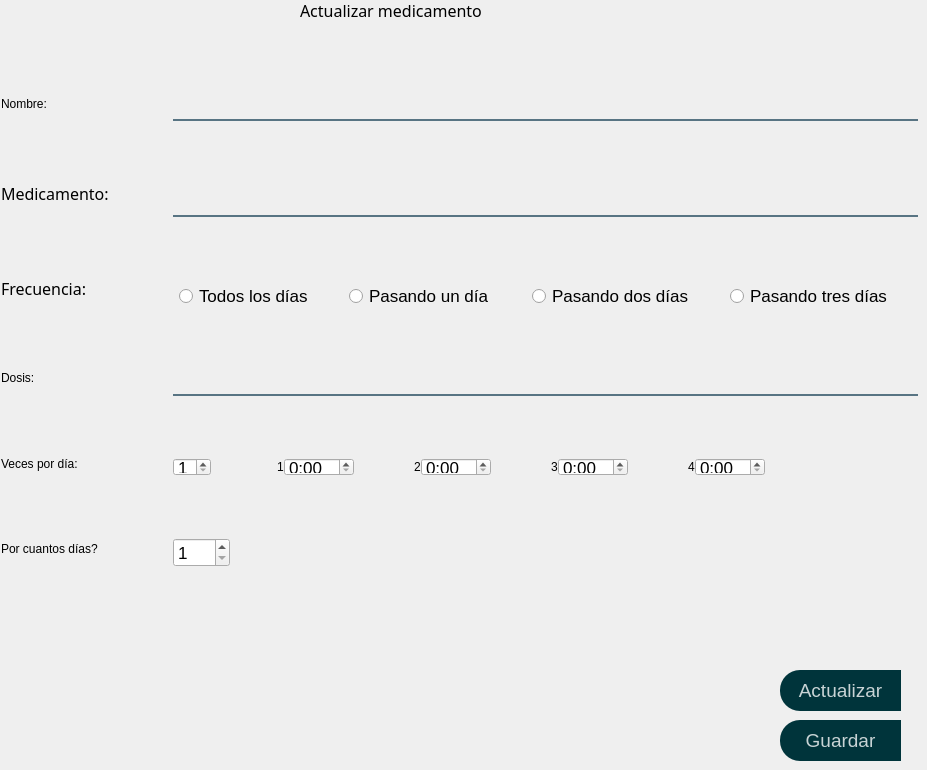
               <widget class="QWidget" name="pageRegistrar">
                <widget class="QLabel" name="label_12">
                 <property name="geometry">
                  <rect>
                   <x>300</x>
                   <y>0</y>
                   <width>221</width>
                   <height>21</height>
                  </rect>
                 </property>
                 <property name="font">
                  <font>
                   <family>Arial Black</family>
                   <pointsize>12</pointsize>
                   <weight>10</weight>
                   <italic>false</italic>
                   <bold>false</bold>
                  </font>
                 </property>
                 <property name="text">
                  <string>Actualizar medicamento</string>
                 </property>
                </widget>
                <widget class="QPushButton" name="pushButtonActualizar_2">
                 <property name="geometry">
                  <rect>
                   <x>780</x>
                   <y>670</y>
                   <width>121</width>
                   <height>41</height>
                  </rect>
                 </property>
                 <property name="font">
                  <font>
                   <pointsize>14</pointsize>
                  </font>
                 </property>
                 <property name="styleSheet">
                  <string notr="true">QPushButton{
	background-color:rgba(0, 52, 59, 1);
	color:rgba(255,255,255,200);
	border-top-left-radius: 20px;
	border-bottom-left-radius: 20px
}
QPushButton:pressed{
	padding-left:5px;
	padding-top:5px;
	background-color:rgba(0, 119, 123, 1);
	background-position:calc(100% - 10px)center;
	border-top-left-radius: 20px;
	border-bottom-left-radius: 20px
}
QPushButton:hover{
	background-color:rgba(0, 174, 173, 1);
	border-top-left-radius: 20px;
	border-bottom-left-radius: 20px
}
</string>
                 </property>
                 <property name="text">
                  <string>Actualizar</string>
                 </property>
                </widget>
                <widget class="QPushButton" name="pushButtonGuardar">
                 <property name="geometry">
                  <rect>
                   <x>780</x>
                   <y>720</y>
                   <width>121</width>
                   <height>41</height>
                  </rect>
                 </property>
                 <property name="font">
                  <font>
                   <pointsize>14</pointsize>
                  </font>
                 </property>
                 <property name="styleSheet">
                  <string notr="true">QPushButton{
	background-color:rgba(0, 52, 59, 1);
	color:rgba(255,255,255,200);
	border-top-left-radius: 20px;
	border-bottom-left-radius: 20px
}
QPushButton:pressed{
	padding-left:5px;
	padding-top:5px;
	background-color:rgba(0, 119, 123, 1);
	background-position:calc(100% - 10px)center;
	border-top-left-radius: 20px;
	border-bottom-left-radius: 20px
}
QPushButton:hover{
	background-color:rgba(0, 174, 173, 1);
	border-top-left-radius: 20px;
	border-bottom-left-radius: 20px
}
</string>
                 </property>
                 <property name="text">
                  <string>Guardar</string>
                 </property>
                </widget>
                <widget class="QWidget" name="layoutWidget">
                 <property name="geometry">
                  <rect>
                   <x>1</x>
                   <y>31</y>
                   <width>161</width>
                   <height>591</height>
                  </rect>
                 </property>
                 <layout class="QVBoxLayout" name="verticalLayout_6">
                  <item>
                   <spacer name="verticalSpacer_2">
                    <property name="orientation">
                     <enum>Qt::Vertical</enum>
                    </property>
                    <property name="sizeHint" stdset="0">
                     <size>
                      <width>20</width>
                      <height>40</height>
                     </size>
                    </property>
                   </spacer>
                  </item>
                  <item>
                   <widget class="QLabel" name="label_3">
                    <property name="text">
                     <string>Nombre:</string>
                    </property>
                   </widget>
                  </item>
                  <item>
                   <spacer name="verticalSpacer_8">
                    <property name="orientation">
                     <enum>Qt::Vertical</enum>
                    </property>
                    <property name="sizeHint" stdset="0">
                     <size>
                      <width>20</width>
                      <height>40</height>
                     </size>
                    </property>
                   </spacer>
                  </item>
                  <item>
                   <widget class="QLabel" name="label_2">
                    <property name="font">
                     <font>
                      <family>Arial Black</family>
                      <pointsize>12</pointsize>
                      <weight>10</weight>
                      <italic>false</italic>
                      <bold>false</bold>
                     </font>
                    </property>
                    <property name="text">
                     <string>Medicamento:</string>
                    </property>
                   </widget>
                  </item>
                  <item>
                   <spacer name="verticalSpacer_10">
                    <property name="orientation">
                     <enum>Qt::Vertical</enum>
                    </property>
                    <property name="sizeHint" stdset="0">
                     <size>
                      <width>20</width>
                      <height>40</height>
                     </size>
                    </property>
                   </spacer>
                  </item>
                  <item>
                   <widget class="QLabel" name="label_4">
                    <property name="font">
                     <font>
                      <family>Arial Black</family>
                      <pointsize>12</pointsize>
                      <weight>10</weight>
                      <italic>false</italic>
                      <bold>false</bold>
                     </font>
                    </property>
                    <property name="text">
                     <string>Frecuencia:</string>
                    </property>
                   </widget>
                  </item>
                  <item>
                   <spacer name="verticalSpacer_11">
                    <property name="orientation">
                     <enum>Qt::Vertical</enum>
                    </property>
                    <property name="sizeHint" stdset="0">
                     <size>
                      <width>20</width>
                      <height>40</height>
                     </size>
                    </property>
                   </spacer>
                  </item>
                  <item>
                   <widget class="QLabel" name="label_5">
                    <property name="text">
                     <string>Dosis:</string>
                    </property>
                   </widget>
                  </item>
                  <item>
                   <spacer name="verticalSpacer_12">
                    <property name="orientation">
                     <enum>Qt::Vertical</enum>
                    </property>
                    <property name="sizeHint" stdset="0">
                     <size>
                      <width>20</width>
                      <height>40</height>
                     </size>
                    </property>
                   </spacer>
                  </item>
                  <item>
                   <widget class="QLabel" name="label_6">
                    <property name="text">
                     <string>Veces por día:</string>
                    </property>
                   </widget>
                  </item>
                  <item>
                   <spacer name="verticalSpacer_13">
                    <property name="orientation">
                     <enum>Qt::Vertical</enum>
                    </property>
                    <property name="sizeHint" stdset="0">
                     <size>
                      <width>20</width>
                      <height>40</height>
                     </size>
                    </property>
                   </spacer>
                  </item>
                  <item>
                   <widget class="QLabel" name="label_7">
                    <property name="text">
                     <string>Por cuantos días?</string>
                    </property>
                   </widget>
                  </item>
                  <item>
                   <spacer name="verticalSpacer_14">
                    <property name="orientation">
                     <enum>Qt::Vertical</enum>
                    </property>
                    <property name="sizeHint" stdset="0">
                     <size>
                      <width>20</width>
                      <height>40</height>
                     </size>
                    </property>
                   </spacer>
                  </item>
                 </layout>
                </widget>
                <widget class="QWidget" name="layoutWidget">
                 <property name="geometry">
                  <rect>
                   <x>173</x>
                   <y>31</y>
                   <width>745</width>
                   <height>591</height>
                  </rect>
                 </property>
                 <layout class="QVBoxLayout" name="verticalLayout">
                  <item>
                   <spacer name="verticalSpacer_9">
                    <property name="orientation">
                     <enum>Qt::Vertical</enum>
                    </property>
                    <property name="sizeHint" stdset="0">
                     <size>
                      <width>20</width>
                      <height>60</height>
                     </size>
                    </property>
                   </spacer>
                  </item>
                  <item>
                   <widget class="QLineEdit" name="lineEditUsuario">
                    <property name="font">
                     <font>
                      <pointsize>15</pointsize>
                     </font>
                    </property>
                    <property name="styleSheet">
                     <string notr="true">background-color:rgba(0,0,0,0);
border:2px solid rgba(0,0,0,0);
border-bottom-color:rgba(46,82,101,200);
color:rgb(0,0,0);
padding-bottom: 5px;</string>
                    </property>
                   </widget>
                  </item>
                  <item>
                   <spacer name="verticalSpacer_7">
                    <property name="orientation">
                     <enum>Qt::Vertical</enum>
                    </property>
                    <property name="sizeHint" stdset="0">
                     <size>
                      <width>20</width>
                      <height>60</height>
                     </size>
                    </property>
                   </spacer>
                  </item>
                  <item>
                   <widget class="QLineEdit" name="lineEditMedicamento">
                    <property name="font">
                     <font>
                      <pointsize>15</pointsize>
                     </font>
                    </property>
                    <property name="styleSheet">
                     <string notr="true">background-color:rgba(0,0,0,0);
border:2px solid rgba(0,0,0,0);
border-bottom-color:rgba(46,82,101,200);
color:rgb(0,0,0);
padding-bottom: 5px;</string>
                    </property>
                   </widget>
                  </item>
                  <item>
                   <spacer name="verticalSpacer_3">
                    <property name="orientation">
                     <enum>Qt::Vertical</enum>
                    </property>
                    <property name="sizeHint" stdset="0">
                     <size>
                      <width>20</width>
                      <height>50</height>
                     </size>
                    </property>
                   </spacer>
                  </item>
                  <item>
                   <spacer name="verticalSpacer_15">
                    <property name="orientation">
                     <enum>Qt::Vertical</enum>
                    </property>
                    <property name="sizeHint" stdset="0">
                     <size>
                      <width>20</width>
                      <height>20</height>
                     </size>
                    </property>
                   </spacer>
                  </item>
                  <item>
                   <layout class="QHBoxLayout" name="horizontalLayout_3">
                    <property name="spacing">
                     <number>10</number>
                    </property>
                    <item>
                     <spacer name="horizontalSpacer_8">
                      <property name="orientation">
                       <enum>Qt::Horizontal</enum>
                      </property>
                      <property name="sizeHint" stdset="0">
                       <size>
                        <width>20</width>
                        <height>20</height>
                       </size>
                      </property>
                     </spacer>
                    </item>
                    <item>
                     <widget class="QRadioButton" name="radioButtonTodosDias1">
                      <property name="font">
                       <font>
                        <pointsize>13</pointsize>
                       </font>
                      </property>
                      <property name="text">
                       <string>Todos los días</string>
                      </property>
                     </widget>
                    </item>
                    <item>
                     <spacer name="horizontalSpacer_2">
                      <property name="orientation">
                       <enum>Qt::Horizontal</enum>
                      </property>
                      <property name="sizeHint" stdset="0">
                       <size>
                        <width>40</width>
                        <height>20</height>
                       </size>
                      </property>
                     </spacer>
                    </item>
                    <item>
                     <widget class="QRadioButton" name="radioButtonPasandoUnDia1">
                      <property name="font">
                       <font>
                        <pointsize>13</pointsize>
                       </font>
                      </property>
                      <property name="text">
                       <string>Pasando un día</string>
                      </property>
                     </widget>
                    </item>
                    <item>
                     <spacer name="horizontalSpacer_9">
                      <property name="orientation">
                       <enum>Qt::Horizontal</enum>
                      </property>
                      <property name="sizeHint" stdset="0">
                       <size>
                        <width>40</width>
                        <height>20</height>
                       </size>
                      </property>
                     </spacer>
                    </item>
                    <item>
                     <widget class="QRadioButton" name="radioButtonPasandoDosDias1">
                      <property name="font">
                       <font>
                        <pointsize>13</pointsize>
                       </font>
                      </property>
                      <property name="text">
                       <string>Pasando dos días</string>
                      </property>
                     </widget>
                    </item>
                    <item>
                     <spacer name="horizontalSpacer_10">
                      <property name="orientation">
                       <enum>Qt::Horizontal</enum>
                      </property>
                      <property name="sizeHint" stdset="0">
                       <size>
                        <width>40</width>
                        <height>20</height>
                       </size>
                      </property>
                     </spacer>
                    </item>
                    <item>
                     <widget class="QRadioButton" name="radioButtonPasandoTresDias1">
                      <property name="font">
                       <font>
                        <pointsize>13</pointsize>
                       </font>
                      </property>
                      <property name="text">
                       <string>Pasando tres días</string>
                      </property>
                     </widget>
                    </item>
                    <item>
                     <spacer name="horizontalSpacer_11">
                      <property name="orientation">
                       <enum>Qt::Horizontal</enum>
                      </property>
                      <property name="sizeHint" stdset="0">
                       <size>
                        <width>40</width>
                        <height>20</height>
                       </size>
                      </property>
                     </spacer>
                    </item>
                   </layout>
                  </item>
                  <item>
                   <spacer name="verticalSpacer_4">
                    <property name="orientation">
                     <enum>Qt::Vertical</enum>
                    </property>
                    <property name="sizeHint" stdset="0">
                     <size>
                      <width>20</width>
                      <height>50</height>
                     </size>
                    </property>
                   </spacer>
                  </item>
                  <item>
                   <widget class="QLineEdit" name="lineEditDosis">
                    <property name="font">
                     <font>
                      <pointsize>15</pointsize>
                     </font>
                    </property>
                    <property name="styleSheet">
                     <string notr="true">background-color:rgba(0,0,0,0);
border:2px solid rgba(0,0,0,0);
border-bottom-color:rgba(46,82,101,200);
color:rgb(0,0,0);
padding-bottom: 5px;</string>
                    </property>
                   </widget>
                  </item>
                  <item>
                   <spacer name="verticalSpacer_5">
                    <property name="orientation">
                     <enum>Qt::Vertical</enum>
                    </property>
                    <property name="sizeHint" stdset="0">
                     <size>
                      <width>20</width>
                      <height>60</height>
                     </size>
                    </property>
                   </spacer>
                  </item>
                  <item>
                   <layout class="QHBoxLayout" name="horizontalLayout_9">
                    <item>
                     <widget class="QSpinBox" name="spinBoxVecesDia">
                      <property name="maximumSize">
                       <size>
                        <width>90</width>
                        <height>18</height>
                       </size>
                      </property>
                      <property name="font">
                       <font>
                        <pointsize>13</pointsize>
                       </font>
                      </property>
                      <property name="minimum">
                       <number>1</number>
                      </property>
                      <property name="maximum">
                       <number>4</number>
                      </property>
                     </widget>
                    </item>
                    <item>
                     <layout class="QHBoxLayout" name="horizontalLayout_8">
                      <property name="spacing">
                       <number>0</number>
                      </property>
                      <item>
                       <layout class="QHBoxLayout" name="horizontalLayout_4">
                        <property name="spacing">
                         <number>0</number>
                        </property>
                        <item>
                         <spacer name="horizontalSpacer_3">
                          <property name="orientation">
                           <enum>Qt::Horizontal</enum>
                          </property>
                          <property name="sizeHint" stdset="0">
                           <size>
                            <width>60</width>
                            <height>20</height>
                           </size>
                          </property>
                         </spacer>
                        </item>
                        <item>
                         <widget class="QLabel" name="label_time_1">
                          <property name="text">
                           <string>1</string>
                          </property>
                         </widget>
                        </item>
                        <item>
                         <widget class="QTimeEdit" name="timeEdit_1">
                          <property name="maximumSize">
                           <size>
                            <width>70</width>
                            <height>18</height>
                           </size>
                          </property>
                          <property name="font">
                           <font>
                            <pointsize>13</pointsize>
                           </font>
                          </property>
                          <property name="currentSection">
                           <enum>QDateTimeEdit::HourSection</enum>
                          </property>
                          <property name="displayFormat">
                           <string>h:mm</string>
                          </property>
                          <property name="calendarPopup">
                           <bool>false</bool>
                          </property>
                         </widget>
                        </item>
                        <item>
                         <spacer name="horizontalSpacer_4">
                          <property name="orientation">
                           <enum>Qt::Horizontal</enum>
                          </property>
                          <property name="sizeHint" stdset="0">
                           <size>
                            <width>60</width>
                            <height>20</height>
                           </size>
                          </property>
                         </spacer>
                        </item>
                       </layout>
                      </item>
                      <item>
                       <layout class="QHBoxLayout" name="horizontalLayout_5">
                        <item>
                         <widget class="QLabel" name="label_time_2">
                          <property name="text">
                           <string>2</string>
                          </property>
                         </widget>
                        </item>
                        <item>
                         <widget class="QTimeEdit" name="timeEdit_2">
                          <property name="maximumSize">
                           <size>
                            <width>70</width>
                            <height>18</height>
                           </size>
                          </property>
                          <property name="font">
                           <font>
                            <pointsize>13</pointsize>
                           </font>
                          </property>
                          <property name="displayFormat">
                           <string>h:mm</string>
                          </property>
                         </widget>
                        </item>
                       </layout>
                      </item>
                      <item>
                       <layout class="QHBoxLayout" name="horizontalLayout_6">
                        <item>
                         <spacer name="horizontalSpacer_5">
                          <property name="orientation">
                           <enum>Qt::Horizontal</enum>
                          </property>
                          <property name="sizeHint" stdset="0">
                           <size>
                            <width>60</width>
                            <height>20</height>
                           </size>
                          </property>
                         </spacer>
                        </item>
                        <item>
                         <widget class="QLabel" name="label_time_3">
                          <property name="text">
                           <string>3</string>
                          </property>
                         </widget>
                        </item>
                        <item>
                         <widget class="QTimeEdit" name="timeEdit_3">
                          <property name="maximumSize">
                           <size>
                            <width>70</width>
                            <height>18</height>
                           </size>
                          </property>
                          <property name="font">
                           <font>
                            <pointsize>13</pointsize>
                           </font>
                          </property>
                          <property name="displayFormat">
                           <string>h:mm</string>
                          </property>
                         </widget>
                        </item>
                       </layout>
                      </item>
                      <item>
                       <layout class="QHBoxLayout" name="horizontalLayout_7">
                        <item>
                         <spacer name="horizontalSpacer_6">
                          <property name="orientation">
                           <enum>Qt::Horizontal</enum>
                          </property>
                          <property name="sizeHint" stdset="0">
                           <size>
                            <width>60</width>
                            <height>20</height>
                           </size>
                          </property>
                         </spacer>
                        </item>
                        <item>
                         <widget class="QLabel" name="label_time_4">
                          <property name="text">
                           <string>4</string>
                          </property>
                         </widget>
                        </item>
                        <item>
                         <widget class="QTimeEdit" name="timeEdit_4">
                          <property name="maximumSize">
                           <size>
                            <width>70</width>
                            <height>18</height>
                           </size>
                          </property>
                          <property name="font">
                           <font>
                            <pointsize>13</pointsize>
                           </font>
                          </property>
                          <property name="displayFormat">
                           <string>h:mm</string>
                          </property>
                         </widget>
                        </item>
                       </layout>
                      </item>
                     </layout>
                    </item>
                    <item>
                     <spacer name="horizontalSpacer_7">
                      <property name="orientation">
                       <enum>Qt::Horizontal</enum>
                      </property>
                      <property name="sizeHint" stdset="0">
                       <size>
                        <width>0</width>
                        <height>0</height>
                       </size>
                      </property>
                     </spacer>
                    </item>
                   </layout>
                  </item>
                  <item>
                   <spacer name="verticalSpacer">
                    <property name="orientation">
                     <enum>Qt::Vertical</enum>
                    </property>
                    <property name="sizeHint" stdset="0">
                     <size>
                      <width>20</width>
                      <height>60</height>
                     </size>
                    </property>
                   </spacer>
                  </item>
                  <item>
                   <widget class="QSpinBox" name="spinBoxDias">
                    <property name="sizePolicy">
                     <sizepolicy hsizetype="Maximum" vsizetype="Fixed">
                      <horstretch>0</horstretch>
                      <verstretch>0</verstretch>
                     </sizepolicy>
                    </property>
                    <property name="maximumSize">
                     <size>
                      <width>16777215</width>
                      <height>200</height>
                     </size>
                    </property>
                    <property name="font">
                     <font>
                      <pointsize>13</pointsize>
                     </font>
                    </property>
                    <property name="minimum">
                     <number>1</number>
                    </property>
                    <property name="maximum">
                     <number>365</number>
                    </property>
                   </widget>
                  </item>
                  <item>
                   <spacer name="verticalSpacer_6">
                    <property name="orientation">
                     <enum>Qt::Vertical</enum>
                    </property>
                    <property name="sizeHint" stdset="0">
                     <size>
                      <width>20</width>
                      <height>60</height>
                     </size>
                    </property>
                   </spacer>
                  </item>
                 </layout>
                </widget>
               </widget>
